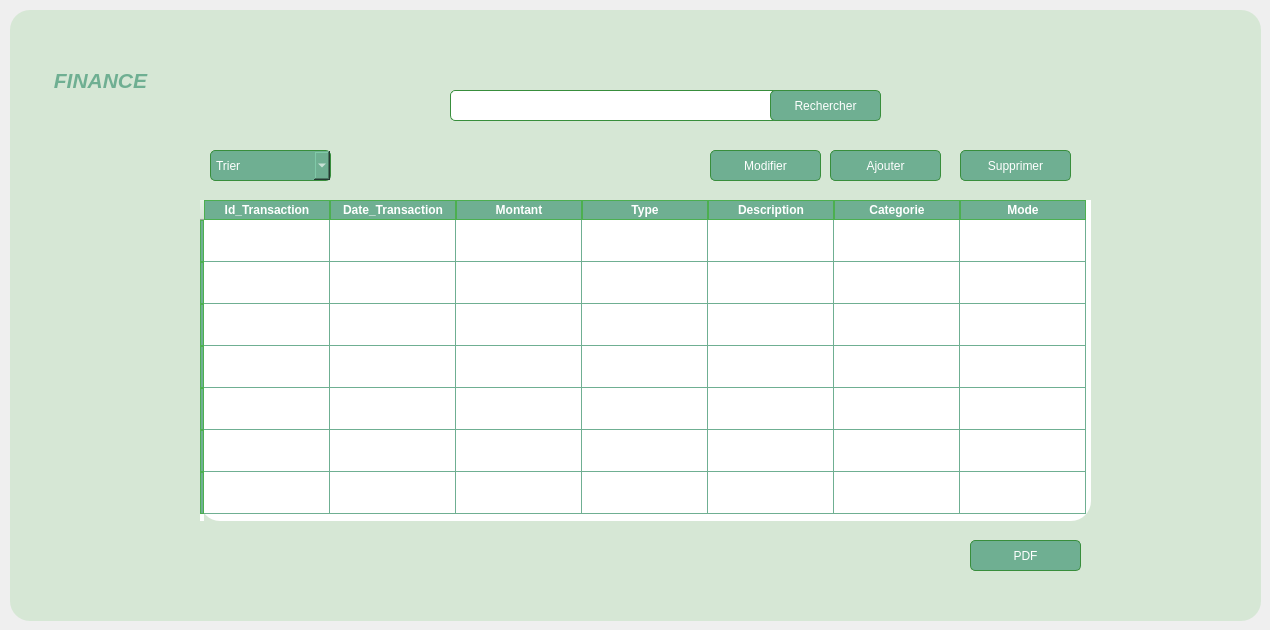
      <widget class="QWidget" name="tab_2">
       <attribute name="title">
        <string>Tableau Transaction</string>
       </attribute>
       <widget class="QGroupBox" name="groupBox_5">
        <property name="geometry">
         <rect>
          <x>10</x>
          <y>10</y>
          <width>1251</width>
          <height>611</height>
         </rect>
        </property>
        <property name="styleSheet">
         <string notr="true">background-color:#D6E7D5;

border-radius : 20px;</string>
        </property>
        <property name="title">
         <string/>
        </property>
        <widget class="QPushButton" name="pushButton_8">
         <property name="geometry">
          <rect>
           <x>960</x>
           <y>530</y>
           <width>111</width>
           <height>31</height>
          </rect>
         </property>
         <property name="styleSheet">
          <string notr="true">*{
    background-color: #6FAF92;  /* Medium green button */
    border: 1px solid #388E3C;  /* Darker green border */
    border-radius: 5px;
    color: #FFFFFF;             /* White text for contrast */
    padding: 5px;
}

*:hover {
    background-color: #81C784;  /* Lighter green on hover */
}</string>
         </property>
         <property name="text">
          <string>PDF</string>
         </property>
         <property name="icon">
          <iconset>
           <normaloff>../../../Downloads/fichier-pdf.png</normaloff>../../../Downloads/fichier-pdf.png</iconset>
         </property>
        </widget>
        <widget class="QLineEdit" name="lineEdit_15">
         <property name="geometry">
          <rect>
           <x>440</x>
           <y>80</y>
           <width>361</width>
           <height>31</height>
          </rect>
         </property>
         <property name="styleSheet">
          <string notr="true">*{
    background-color: #FFFFFF;  /* White input field */
    border: 1px solid #388E3C;  /* Darker green border */
    border-radius: 5px;
    color: #2E7D32;             /* Dark green text */
    padding: 3px;
}</string>
         </property>
         <property name="text">
          <string/>
         </property>
        </widget>
        <widget class="QPushButton" name="pushButton_9">
         <property name="geometry">
          <rect>
           <x>760</x>
           <y>80</y>
           <width>111</width>
           <height>31</height>
          </rect>
         </property>
         <property name="styleSheet">
          <string notr="true">*{
    background-color: #6FAF92;  /* Medium green button */
    border: 1px solid #388E3C;  /* Darker green border */
    border-radius: 5px;
    color: #FFFFFF;             /* White text for contrast */
    padding: 5px;
}

*:hover {
    background-color: #81C784;  /* Lighter green on hover */
}</string>
         </property>
         <property name="text">
          <string>Rechercher</string>
         </property>
         <property name="icon">
          <iconset>
           <normaloff>../../../Downloads/search (1).svg</normaloff>../../../Downloads/search (1).svg</iconset>
         </property>
        </widget>
        <widget class="QComboBox" name="comboBox_2">
         <property name="geometry">
          <rect>
           <x>200</x>
           <y>140</y>
           <width>121</width>
           <height>31</height>
          </rect>
         </property>
         <property name="styleSheet">
          <string notr="true">*{
    background-color: #6FAF92;  /* Medium green button */
    border: 1px solid #388E3C;  /* Darker green border */
    border-radius: 5px;
    color: #FFFFFF;             /* White text for contrast */
    padding: 5px;
}

*:hover {
    background-color: #81C784;  /* Lighter green on hover */
}</string>
         </property>
         <item>
          <property name="text">
           <string>Trier</string>
          </property>
         </item>
         <item>
          <property name="text">
           <string>Montant </string>
          </property>
         </item>
         <item>
          <property name="text">
           <string>Type</string>
          </property>
         </item>
        </widget>
        <widget class="QLabel" name="label_17">
         <property name="geometry">
          <rect>
           <x>270</x>
           <y>140</y>
           <width>31</width>
           <height>31</height>
          </rect>
         </property>
         <property name="styleSheet">
          <string notr="true">QLabel {
    background: transparent;  /* Fond transparent */
    color: black;             /* Couleur du texte (ici noir) */
    font-weight: bold;        /* Texte en gras */
    font-size: 16px;          /* Taille de la police */
}
QLabel {
    background: transparent;  /* Fond transparent */
    color: black;             /* Couleur du texte (noir) */
    font-weight: bold;        /* Texte en gras */
    font-size: 16px;          /* Taille de la police */
    border: none;             /* Pas de contour */
}
</string>
         </property>
         <property name="text">
          <string/>
         </property>
         <property name="pixmap">
          <pixmap>../../../Downloads/trier-par-ordre-croissant.png</pixmap>
         </property>
         <property name="scaledContents">
          <bool>true</bool>
         </property>
        </widget>
        <widget class="QPushButton" name="pushButton_2">
         <property name="geometry">
          <rect>
           <x>820</x>
           <y>140</y>
           <width>111</width>
           <height>31</height>
          </rect>
         </property>
         <property name="styleSheet">
          <string notr="true">*{
    background-color: #6FAF92;  /* Medium green button */
    border: 1px solid #388E3C;  /* Darker green border */
    border-radius: 5px;
    color: #FFFFFF;             /* White text for contrast */
    padding: 5px;
}

*:hover {
    background-color: #81C784;  /* Lighter green on hover */
}</string>
         </property>
         <property name="text">
          <string>Ajouter</string>
         </property>
         <property name="icon">
          <iconset>
           <normaloff>../../../Downloads/plus-circle.svg</normaloff>../../../Downloads/plus-circle.svg</iconset>
         </property>
        </widget>
        <widget class="QPushButton" name="pushButton_10">
         <property name="geometry">
          <rect>
           <x>950</x>
           <y>140</y>
           <width>111</width>
           <height>31</height>
          </rect>
         </property>
         <property name="styleSheet">
          <string notr="true">*{
    background-color: #6FAF92;  /* Medium green button */
    border: 1px solid #388E3C;  /* Darker green border */
    border-radius: 5px;
    color: #FFFFFF;             /* White text for contrast */
    padding: 5px;
}

*:hover {
    background-color: #81C784;  /* Lighter green on hover */
}</string>
         </property>
         <property name="text">
          <string>Supprimer</string>
         </property>
         <property name="icon">
          <iconset>
           <normaloff>../../../Downloads/trash-2.svg</normaloff>../../../Downloads/trash-2.svg</iconset>
         </property>
        </widget>
        <widget class="QLabel" name="label_18">
         <property name="geometry">
          <rect>
           <x>20</x>
           <y>40</y>
           <width>141</width>
           <height>61</height>
          </rect>
         </property>
         <property name="styleSheet">
          <string notr="true">*{
    color: #6FAF92;
    font-size: 16px; /* Taille du texte (ajustable) */
    font-weight: normal; /* Style du texte */
}</string>
         </property>
         <property name="text">
          <string>&lt;html&gt;&lt;head/&gt;&lt;body&gt;&lt;p align=&quot;center&quot;&gt;&lt;span style=&quot; font-size:16pt; font-weight:700; font-style:italic;&quot;&gt;FINANCE&lt;/span&gt;&lt;/p&gt;&lt;/body&gt;&lt;/html&gt;</string>
         </property>
        </widget>
        <widget class="QTableWidget" name="tableWidget_4">
         <property name="geometry">
          <rect>
           <x>190</x>
           <y>190</y>
           <width>891</width>
           <height>321</height>
          </rect>
         </property>
         <property name="styleSheet">
          <string notr="true">*{
    gridline-color: #6FAF92; /* Bordures du tableau en vert doux */
    background-color: #ffffff; /* Fond des cellules blanches */
    selection-background-color: #4CAF50; /* Couleur de fond lors de la sélection d'une ligne */
border:none;

}

/* En-têtes du tableau */
QHeaderView::section {
    background-color: #6FAF92; /* Fond vert doux des en-têtes */
    color: #ffffff; /* Texte blanc */
    border: 1px solid #4CAF50; /* Bordure verte plus foncée */
    text-align: left; /* Alignement du texte à gauche */
    font-weight: bold; /* Texte en gras */
}

/* Alignement du texte dans les cellules */
QTableView::item {
    padding: 8px; /* Espacement interne pour plus d'aération */
    text-align: center; /* Alignement centré du texte */
    color: #333; /* Couleur du texte dans les cellules */
}

/* Survol des cellules */
QTableView::item:hover {
    background-color: #e8f5e9; /* Léger vert pâle au survol */
}

/* Style des lignes sélectionnées */
QTableView::item:selected {
    background-color: #4CAF50; /* Fond vert vif pour la ligne sélectionnée */
    color: #ffffff; /* Texte blanc sur la sélection */
}
</string>
         </property>
         <attribute name="horizontalHeaderDefaultSectionSize">
          <number>126</number>
         </attribute>
         <attribute name="verticalHeaderDefaultSectionSize">
          <number>42</number>
         </attribute>
         <row>
          <property name="text">
           <string/>
          </property>
         </row>
         <row>
          <property name="text">
           <string/>
          </property>
         </row>
         <row>
          <property name="text">
           <string/>
          </property>
         </row>
         <row>
          <property name="text">
           <string/>
          </property>
         </row>
         <row>
          <property name="text">
           <string/>
          </property>
         </row>
         <row>
          <property name="text">
           <string/>
          </property>
         </row>
         <row>
          <property name="text">
           <string/>
          </property>
         </row>
         <column>
          <property name="text">
           <string>Id_Transaction</string>
          </property>
          <property name="font">
           <font>
            <italic>false</italic>
            <bold>true</bold>
            <strikeout>false</strikeout>
           </font>
          </property>
         </column>
         <column>
          <property name="text">
           <string>Date_Transaction</string>
          </property>
          <property name="font">
           <font>
            <bold>true</bold>
           </font>
          </property>
         </column>
         <column>
          <property name="text">
           <string>Montant</string>
          </property>
          <property name="font">
           <font>
            <bold>true</bold>
           </font>
          </property>
         </column>
         <column>
          <property name="text">
           <string>Type</string>
          </property>
          <property name="whatsThis">
           <string notr="true"/>
          </property>
          <property name="font">
           <font>
            <pointsize>9</pointsize>
            <bold>true</bold>
           </font>
          </property>
         </column>
         <column>
          <property name="text">
           <string>Description</string>
          </property>
         </column>
         <column>
          <property name="text">
           <string>Categorie</string>
          </property>
          <property name="font">
           <font>
            <bold>true</bold>
           </font>
          </property>
         </column>
         <column>
          <property name="text">
           <string>Mode</string>
          </property>
          <property name="font">
           <font>
            <bold>true</bold>
           </font>
          </property>
         </column>
        </widget>
        <widget class="QPushButton" name="pushButton_14">
         <property name="geometry">
          <rect>
           <x>700</x>
           <y>140</y>
           <width>111</width>
           <height>31</height>
          </rect>
         </property>
         <property name="styleSheet">
          <string notr="true">*{
    background-color: #6FAF92;  /* Medium green button */
    border: 1px solid #388E3C;  /* Darker green border */
    border-radius: 5px;
    color: #FFFFFF;             /* White text for contrast */
    padding: 5px;
}

*:hover {
    background-color: #81C784;  /* Lighter green on hover */
}</string>
         </property>
         <property name="text">
          <string>Modifier</string>
         </property>
         <property name="icon">
          <iconset>
           <normaloff>../../../Downloads/bouton-modifier.png</normaloff>../../../Downloads/bouton-modifier.png</iconset>
         </property>
        </widget>
       </widget>
      </widget>
